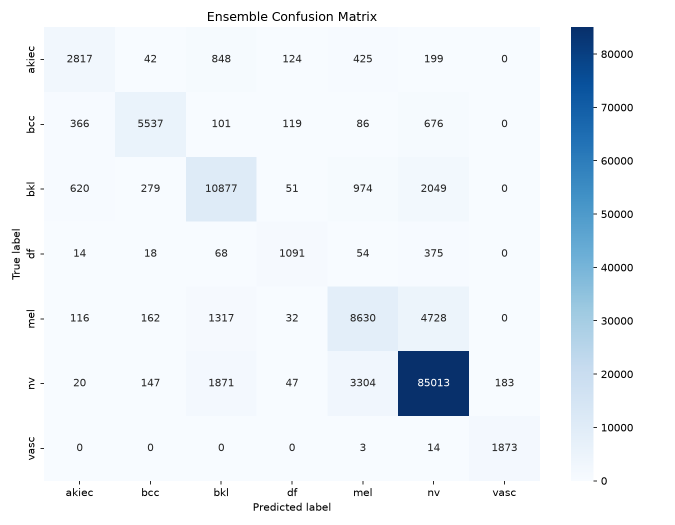
#> input picture ensemble_confusion_heatmap.png, 1350 x 1050 px (shown at 1/2 size)
$ python lowpump_data_augment.py --input_dir .
#> lines starting #> are read from the running program, lines starting #| are printed output that depends on the picture
import argparse
import csv
import os
import sys
import time
from concurrent.futures import ProcessPoolExecutor, as_completed
from pathlib import Path

import numpy as np
from PIL import Image

# ---------------------------------------------------------------------------
# Combination definitions
# ---------------------------------------------------------------------------

FLIPS = {
    "NoF": None,
    "Fx": Image.FLIP_LEFT_RIGHT,
    "Fy": Image.FLIP_TOP_BOTTOM,
}

ROTATIONS = [0, 90, 270, 305, 180]
TONE_LEVELS = [-1, 0, 1]
TONE_STEP = 15  # pixel-value shift per level, tune to taste

IMG_EXTENSIONS = {".jpg", ".jpeg", ".png", ".bmp", ".tif", ".tiff"}


def apply_flip(img, flip_name):
    op = FLIPS[flip_name]
    return img if op is None else img.transpose(op)


def apply_rotation(img, degrees):
    if degrees == 0:
        return img
    # expand=False keeps original canvas size so every output is uniform;
    # change to expand=True if you'd rather keep full rotated content.
    return img.rotate(degrees, resample=Image.BICUBIC, expand=False)


def apply_tone(img, cool_level, warm_level):
    if cool_level == 0 and warm_level == 0:
        return img
    arr = np.asarray(img).astype(np.int16)
    net_warmth = (warm_level - cool_level) * TONE_STEP
    arr[..., 0] = np.clip(arr[..., 0] + net_warmth, 0, 255)   # Red
    arr[..., 2] = np.clip(arr[..., 2] - net_warmth, 0, 255)   # Blue
    return Image.fromarray(arr.astype(np.uint8))


def build_combinations():
    combos = []
    for flip_name in FLIPS:
        for deg in ROTATIONS:
            for cool in TONE_LEVELS:
                for warm in TONE_LEVELS:
                    combos.append((flip_name, deg, cool, warm))
    return combos


COMBINATIONS = build_combinations()


# ---------------------------------------------------------------------------
# Per-image worker
# ---------------------------------------------------------------------------

def process_one_image(args):
    src_path, output_dir, resize, quality, label = args
    image_id = src_path.stem
    out_subdir = output_dir / image_id
    out_subdir.mkdir(parents=True, exist_ok=True)

    rows = []
    try:
        with Image.open(src_path) as im:
            im = im.convert("RGB")
            if resize:
                im = im.resize(resize, Image.LANCZOS)

            for flip_name, deg, cool, warm in COMBINATIONS:
                out = apply_flip(im, flip_name)
                out = apply_rotation(out, deg)
                out = apply_tone(out, cool, warm)

                fname = f"{image_id}_{flip_name}_R{deg}_C{cool}_W{warm}.jpg"
                out_path = out_subdir / fname
                out.save(out_path, "JPEG", quality=quality)

                rows.append({
                    "filename": str(out_path),
                    "original_image": src_path.name,
                    "flip": flip_name,
                    "rotation_deg": deg,
                    "cool_level": cool,
                    "warm_level": warm,
                    "label": label if label is not None else "",
                })
    except Exception as e:
        print(f"[WARN] Failed on {src_path.name}: {e}", file=sys.stderr)
        return []

    return rows


# ---------------------------------------------------------------------------
# Metadata loading
# ---------------------------------------------------------------------------

def load_labels(metadata_csv, id_col, label_col):
    labels = {}
    if not metadata_csv:
        return labels
    with open(metadata_csv, newline="", encoding="utf-8") as f:
        reader = csv.DictReader(f)
        if id_col not in reader.fieldnames or label_col not in reader.fieldnames:
            print(f"[WARN] metadata_csv missing columns '{id_col}' / '{label_col}'. "
                  f"Found columns: {reader.fieldnames}. Continuing without labels.",
                  file=sys.stderr)
            return labels
        for row in reader:
            labels[row[id_col]] = row[label_col]
    return labels


# ---------------------------------------------------------------------------
# Main
# ---------------------------------------------------------------------------

def main():
    parser = argparse.ArgumentParser(description="Augment images into a large training set.")
    parser.add_argument("--input_dir", required=True, help="Folder of source images")
    parser.add_argument("--output_dir", default="all augment", help='Output root folder (default: "lowallaugment")')
    parser.add_argument("--metadata_csv", default=None, help="Optional CSV with image id + label columns")
    parser.add_argument("--id_col", default="image_id")
    parser.add_argument("--label_col", default="dx")
    parser.add_argument("--resize", default=None, help='Optional "W,H", e.g. "224,224"')
    parser.add_argument("--quality", type=int, default=90)
    parser.add_argument("--workers", type=int, default=os.cpu_count() or 4)
    parser.add_argument("--limit", type=int, default=None, help="Only process first N source images (testing)")
    args = parser.parse_args()

    input_dir = Path(args.input_dir)
    output_dir = Path(args.output_dir)
    output_dir.mkdir(parents=True, exist_ok=True)

    resize = None
    if args.resize:
        w, h = (int(x) for x in args.resize.split(","))
        resize = (w, h)

    src_paths = sorted(
        p for p in input_dir.iterdir()
        if p.suffix.lower() in IMG_EXTENSIONS
    )
    if args.limit:
        src_paths = src_paths[: args.limit]

    n_images = len(src_paths)
    n_combos = len(COMBINATIONS)
    total_out = n_images * n_combos

    print(f"Source images found : {n_images}")
    print(f"Combinations/image  : {n_combos} "
          f"({len(FLIPS)} flips x {len(ROTATIONS)} rotations x "
          f"{len(TONE_LEVELS)} cool x {len(TONE_LEVELS)} warm)")
    print(f"Total output images : {total_out:,}")
    print(f"Output folder       : {output_dir.resolve()}")
    print(f"Workers             : {args.workers}")
    print("-" * 60)

    labels = load_labels(args.metadata_csv, args.id_col, args.label_col)

    meta_path = output_dir / "lowmeta.csv"
    fieldnames = ["filename", "original_image", "flip", "rotation_deg",
                  "cool_level", "warm_level", "label"]

    tasks = []
    for src_path in src_paths:
        label = labels.get(src_path.stem)
        tasks.append((src_path, output_dir, resize, args.quality, label))

    start = time.time()
    written = 0

    with open(meta_path, "w", newline="", encoding="utf-8") as meta_f:
        writer = csv.DictWriter(meta_f, fieldnames=fieldnames)
        writer.writeheader()

        with ProcessPoolExecutor(max_workers=args.workers) as executor:
            futures = {executor.submit(process_one_image, t): t[0] for t in tasks}
#> in process_one_image, im is the input picture: PIL image 1350x1050 RGBA; mean R, G, B, A 238.7, 243.6, 248.5, 255
#> the loop in process_one_image, `for flip_name, deg, cool, warm in COMBINATIONS:` made 135 passes
#> pass 3, in process_one_image, `out = apply_tone(out, cool, warm)`:
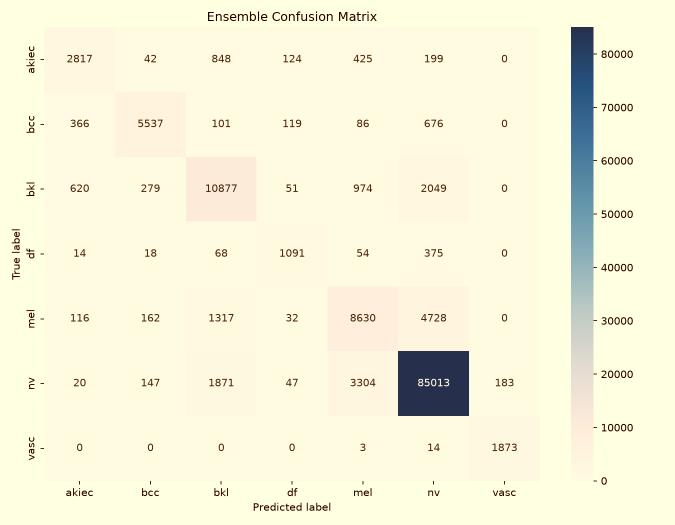
#> out: PIL image 1350x1050 RGB (shown at 1/2 size); mean R, G, B 246.7, 243.6, 218.6
#> after the loop in process_one_image, `for flip_name, deg, cool, warm in COMBINATIONS:`:
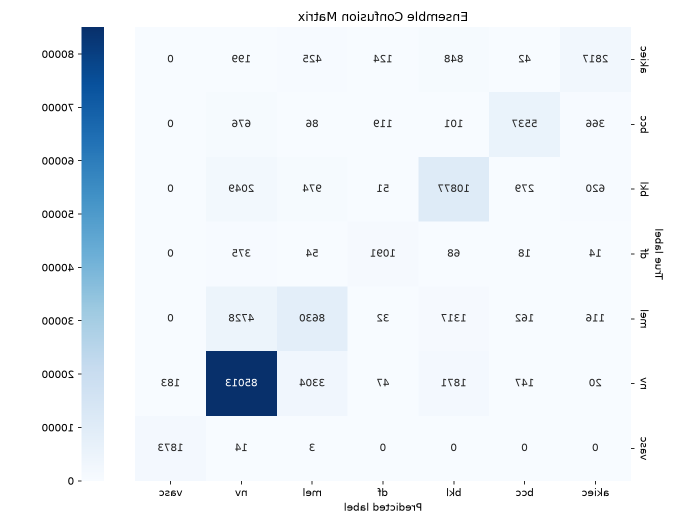
#> out: PIL image 1350x1050 RGB (shown at 1/2 size); mean R, G, B 238.7, 243.6, 248.5
#> after the loop in process_one_image, `for flip_name, deg, cool, warm in COMBINATIONS:`: rows = 135 items
#> in process_one_image (call 2), `src_path, output_dir, resize, quality, label = args`: quality = 90
#> in process_one_image (call 2), `image_id = src_path.stem`: image_id = 'test_image'
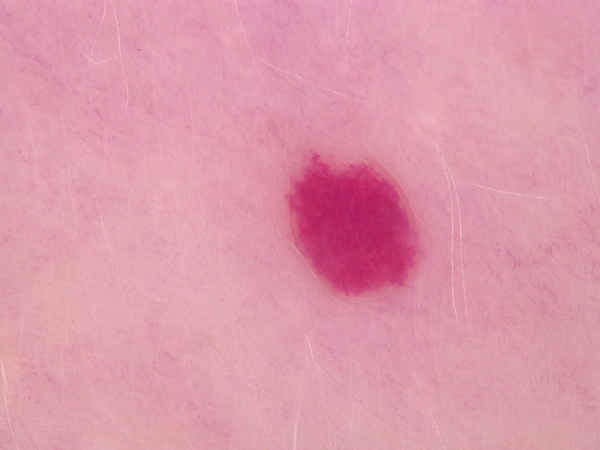
#> input picture test_image.jpg, 600 x 450 px
#> in process_one_image, im is the input picture: PIL image 600x450 RGB; mean R, G, B 221, 152.4, 169.6
#> the loop in process_one_image (call 2), `for flip_name, deg, cool, warm in COMBINATIONS:` made 135 passes
#> fname on passes 1 to 12: 'test_image_NoF_R0_C-1_W-1.jpg', 'test_image_NoF_R0_C-1_W0.jpg', 'test_image_NoF_R0_C-1_W1.jpg', 'test_image_NoF_R0_C0_W-1.jpg', 'test_image_NoF_R0_C0_W0.jpg', 'test_image_NoF_R0_C0_W1.jpg', 'test_image_NoF_R0_C1_W-1.jpg', 'test_image_NoF_R0_C1_W0.jpg', 'test_image_NoF_R0_C1_W1.jpg', 'test_image_NoF_R90_C-1_W-1.jpg', 'test_image_NoF_R90_C-1_W0.jpg', 'test_image_NoF_R90_C-1_W1.jpg'
#> pass 3, in process_one_image (call 2), `out = apply_tone(out, cool, warm)`:
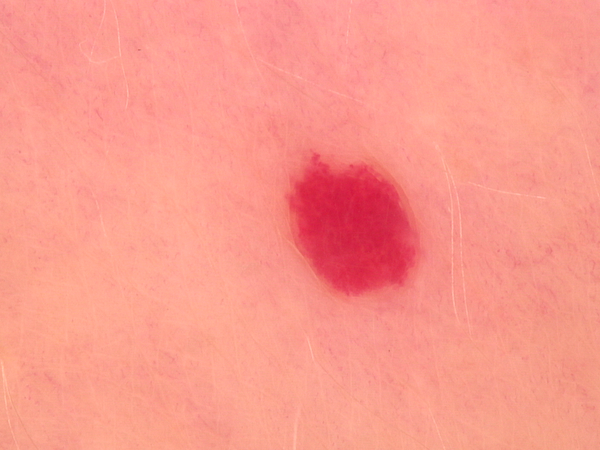
#> out: PIL image 600x450 RGB; mean R, G, B 250.1, 152.4, 139.6
#> after the loop in process_one_image (call 2), `for flip_name, deg, cool, warm in COMBINATIONS:`:
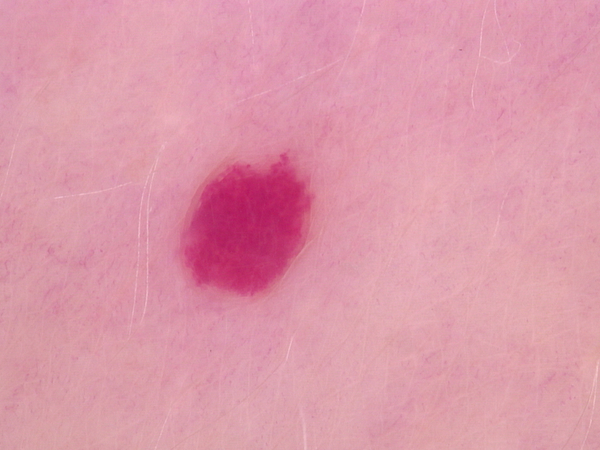
#> out: PIL image 600x450 RGB; mean R, G, B 221, 152.4, 169.6
#> futures = 2 items
            done_images = 0
            for future in as_completed(futures):
                rows = future.result()
                for row in rows:
                    writer.writerow(row)
                written += len(rows)
                done_images += 1

                if done_images % 50 == 0 or done_images == n_images:
                    elapsed = time.time() - start
                    rate = done_images / elapsed if elapsed > 0 else 0
                    remaining = (n_images - done_images) / rate if rate > 0 else float("inf")
                    print(f"[{done_images}/{n_images} source images] "
                          f"{written:,} output images written | "
                          f"{elapsed/60:.1f} min elapsed | "
                          f"~{remaining/60:.1f} min remaining", flush=True)
#> this loop made 2 passes
#> (written, done_images, rate, remaining) on pass 2: (270, 2, 0.122, 0)
#> (written, done_images) on pass 1: (135, 1)
#| [2/2 source images] 270 output images written | 0.3 min elapsed | ~0.0 min remaining
#> after the loop, done_images = 2; written = 270

    print("-" * 60)
    print(f"Done. {written:,} images written to '{output_dir}'.")
#| Done. 270 images written to 'all augment'.
    print(f"Metadata written to '{meta_path}'.")


if __name__ == "__main__":
    main()
